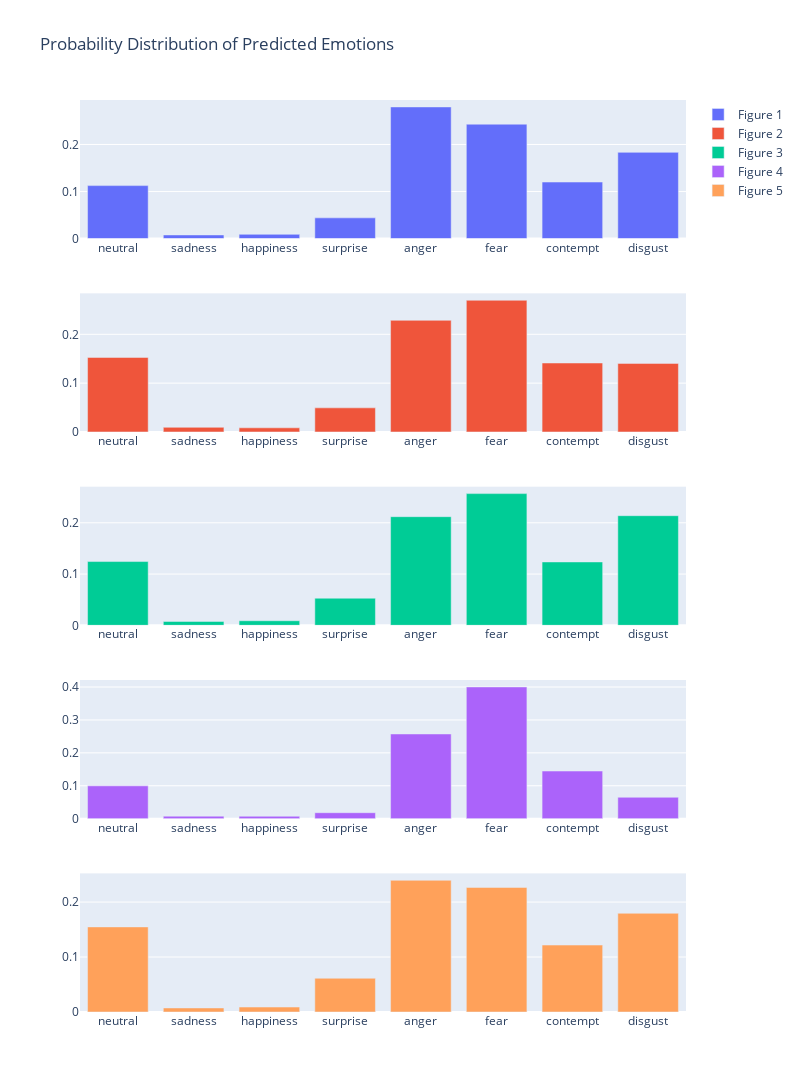

Notebook code cell kept with this figure:
### Code cell
plot_probability_distributions(img_path, predictions)

### Figure 1 — Plotly figure (JSON) as saved in the notebook; plotly's stock layout.template omitted (floating-point values rounded to 4 significant figures)
{"data": [{"name": "Figure 1", "x": ["neutral", "sadness", "happiness", "surprise", "anger", "fear", "contempt", "disgust"], "xaxis": "x", "y": [0.1126, 0.007807, 0.009097, 0.04408, 0.2798, 0.2431, 0.1202, 0.1833], "yaxis": "y", "type": "bar"}, {"name": "Figure 2", "x": ["neutral", "sadness", "happiness", "surprise", "anger", "fear", "contempt", "disgust"], "xaxis": "x2", "y": [0.1526, 0.00953, 0.0085, 0.0494, 0.2286, 0.2697, 0.1412, 0.1404], "yaxis": "y2", "type": "bar"}, {"name": "Figure 3", "x": ["neutral", "sadness", "happiness", "surprise", "anger", "fear", "contempt", "disgust"], "xaxis": "x3", "y": [0.1244, 0.007496, 0.008928, 0.05286, 0.2119, 0.2569, 0.1236, 0.2139], "yaxis": "y3", "type": "bar"}, {"name": "Figure 4", "x": ["neutral", "sadness", "happiness", "surprise", "anger", "fear", "contempt", "disgust"], "xaxis": "x4", "y": [0.09969, 0.007588, 0.007319, 0.01806, 0.2574, 0.4002, 0.1447, 0.065], "yaxis": "y4", "type": "bar"}, {"name": "Figure 5", "x": ["neutral", "sadness", "happiness", "surprise", "anger", "fear", "contempt", "disgust"], "xaxis": "x5", "y": [0.1548, 0.007314, 0.008957, 0.06138, 0.2396, 0.2267, 0.1218, 0.1796], "yaxis": "y5", "type": "bar"}], "layout": {"height": 1500, "title": {"text": "Probability Distribution of Predicted Emotions"}, "width": 800, "xaxis": {"anchor": "y", "domain": [0, 1]}, "yaxis": {"anchor": "x", "domain": [0.848, 1]}, "xaxis2": {"anchor": "y2", "domain": [0, 1]}, "yaxis2": {"anchor": "x2", "domain": [0.636, 0.788]}, "xaxis3": {"anchor": "y3", "domain": [0, 1]}, "yaxis3": {"anchor": "x3", "domain": [0.424, 0.576]}, "xaxis4": {"anchor": "y4", "domain": [0, 1]}, "yaxis4": {"anchor": "x4", "domain": [0.212, 0.364]}, "xaxis5": {"anchor": "y5", "domain": [0, 1]}, "yaxis5": {"anchor": "x5", "domain": [0, 0.152]}}}
